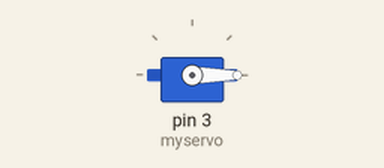
The sketch below on a simulated Arduino Uno, built with avr-gcc and run on an emulated ATmega328P. On the bench: servo.

Above: at 0.05 s.
At 1.25 s:
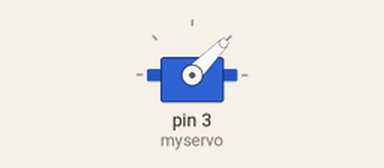
At 2.5 s:
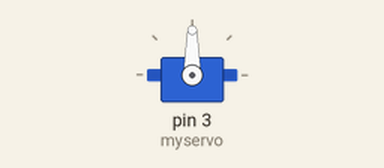
At 5.0 s:
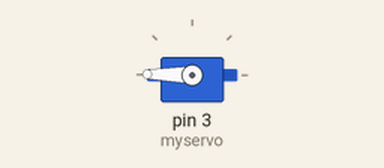
Timing chart, 0 to 6.5 s (numbered marks = the images above):
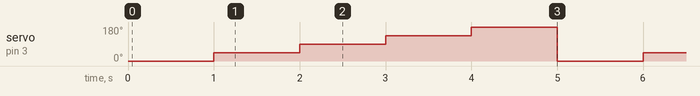

The sketch:

Servo.ino
```cpp
#include <Servo.h>

Servo myservo;
int r=0;
void setup()
{
  myservo.attach(3,800,2400);
}

void loop()
{
  myservo.write(0);
  delay(1000);


  myservo.write(45);
  delay(1000);
  myservo.write(90);
  delay(1000);
  myservo.write(135);
  delay(1000);

  myservo.write(179);
  delay(1000);
}
```

Measured:
- by itself, servo on pin 3 (myservo): repeats every 5.0 s: 90° 1.0 s, 135° 1.0 s, 179° 1.0 s, 0° 1.0 s, 45° 1.0 s
